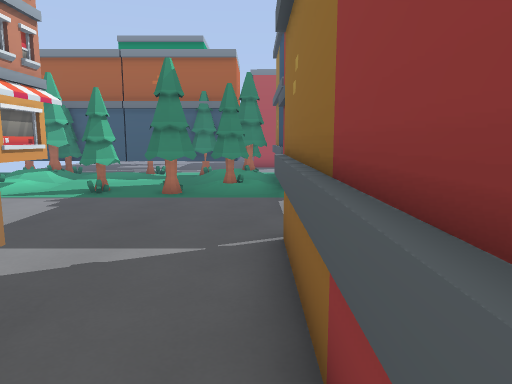
view 1 (above)

24 first-person views from a walk through a Godot game level. The camera is 1.5 m above the floor, tilts 8° down and sees 70° across. The floor is counted in squares, 1 m on a side. Each view is taken from the middle of a square. On the plan, view 1 faces up. The plan holds only what a view shows up to about 16 squares ahead; the rest is blank. The place goes on beyond the plan.

view 2
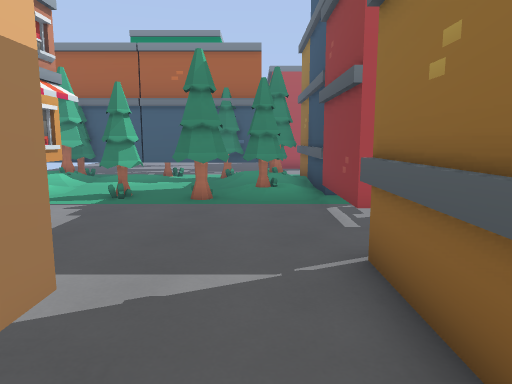

view 3
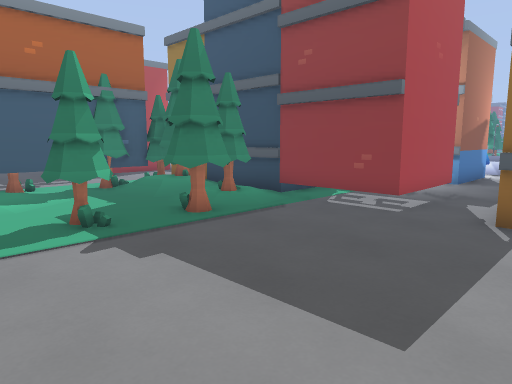

view 4
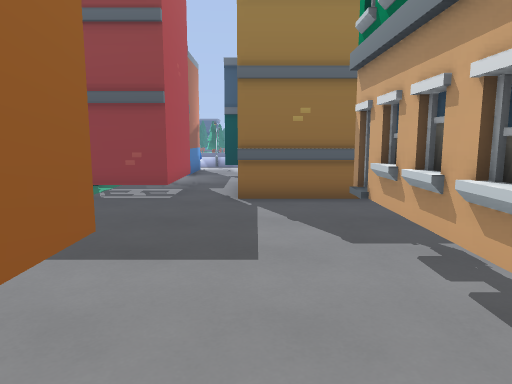

view 5
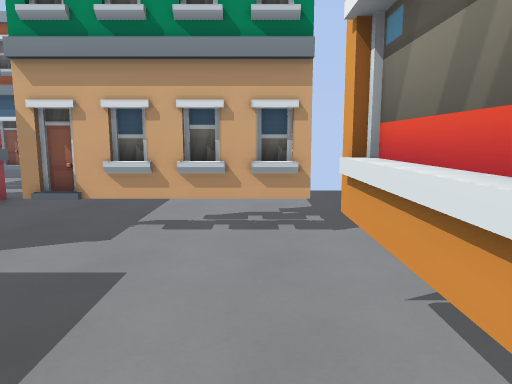

view 6
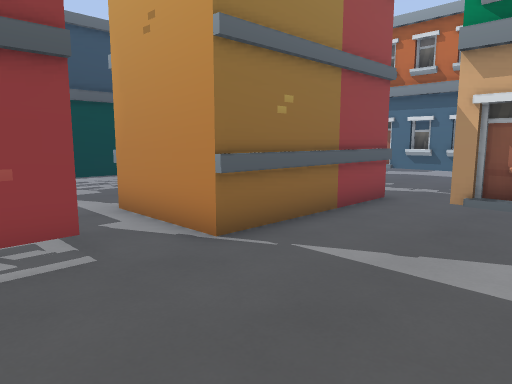

view 7
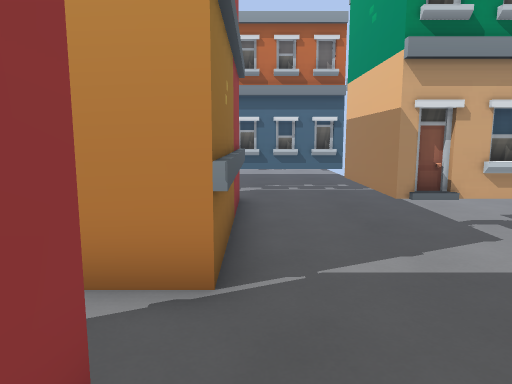

view 8
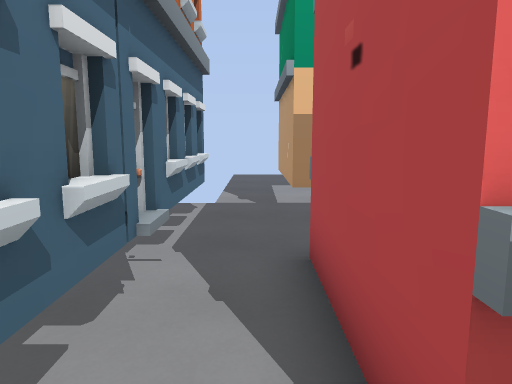

view 9
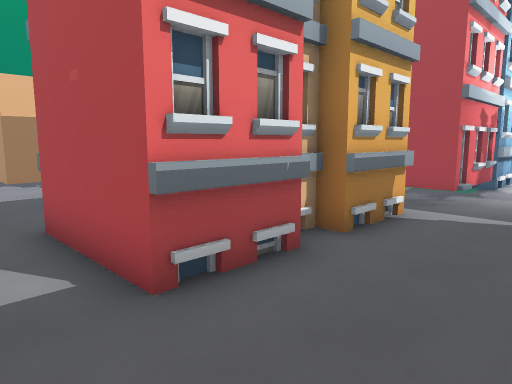

view 10
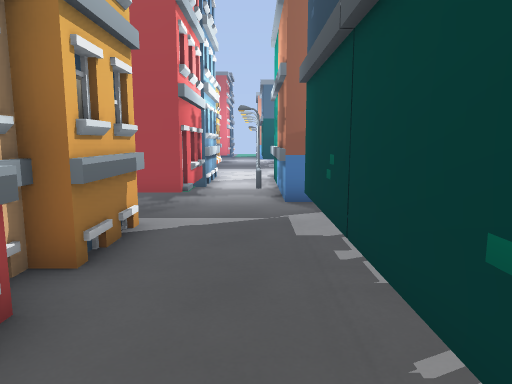

view 11
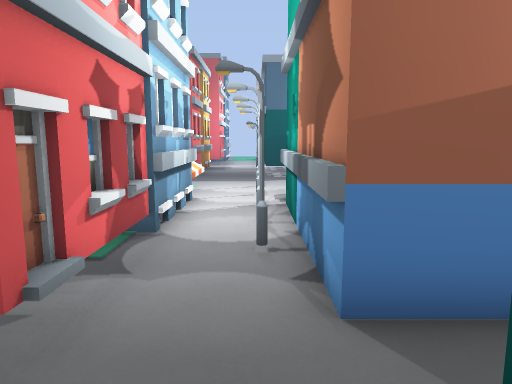

view 12
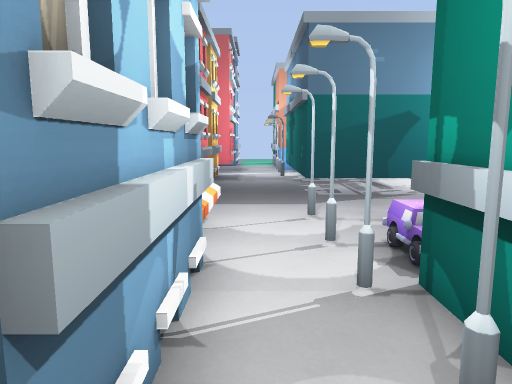

view 13
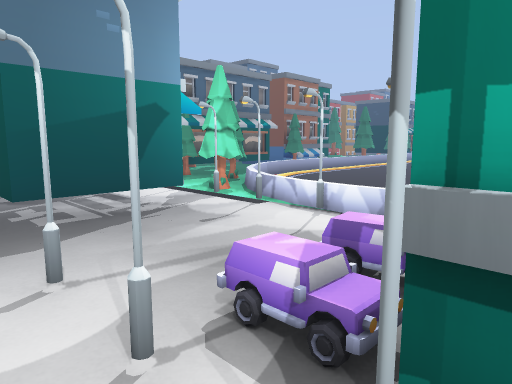

view 14
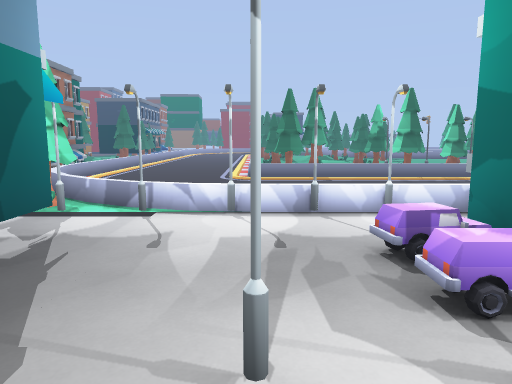

view 15
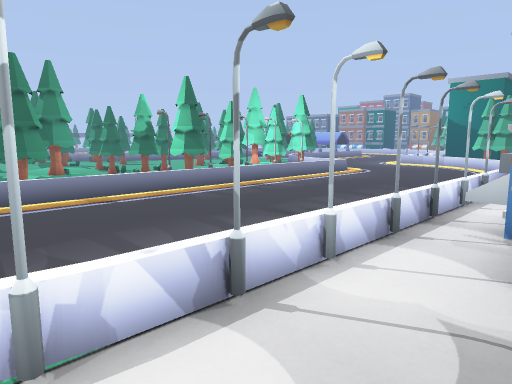

view 16
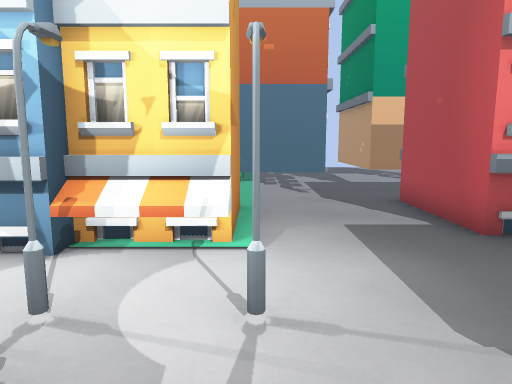

view 17
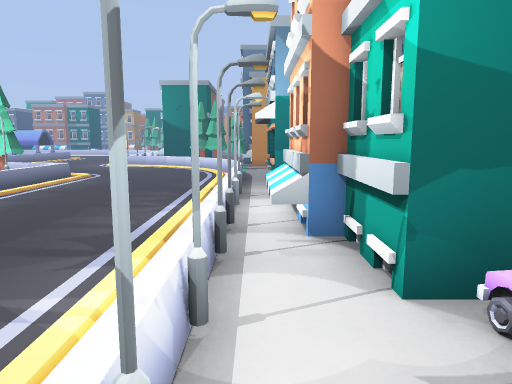

view 18
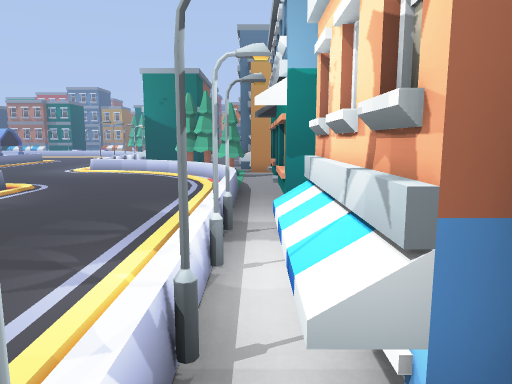

view 19
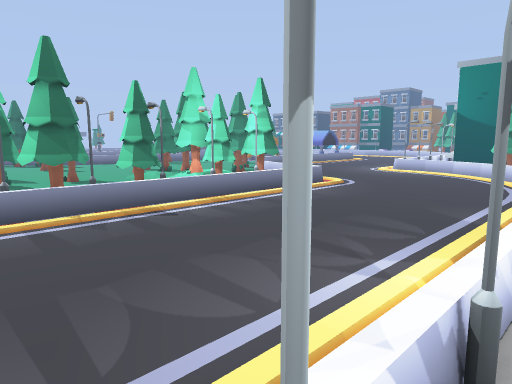

view 20
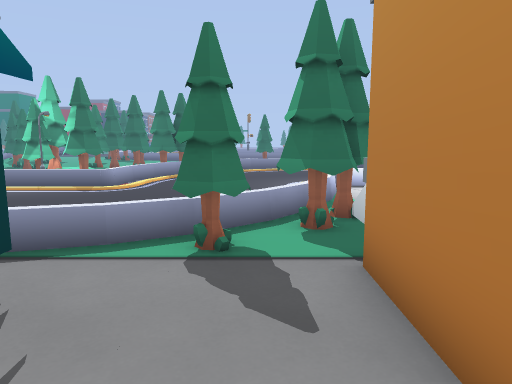

view 21
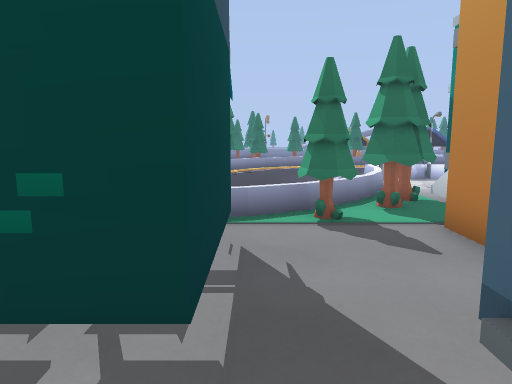

view 22
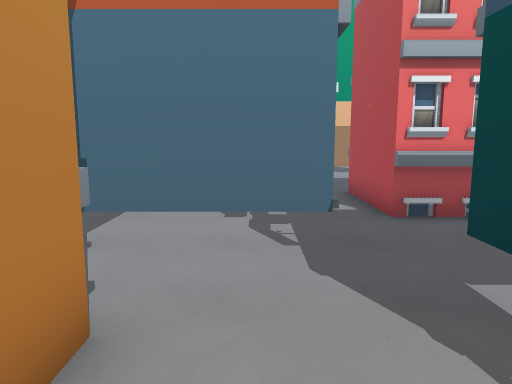

view 23
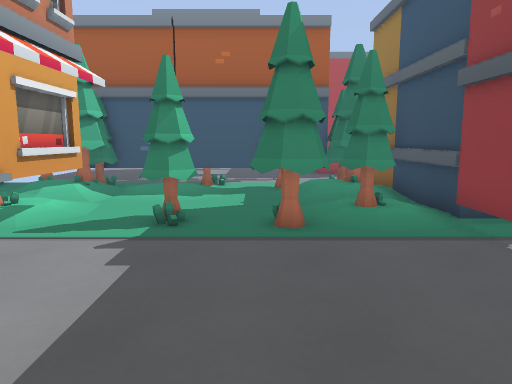

view 24
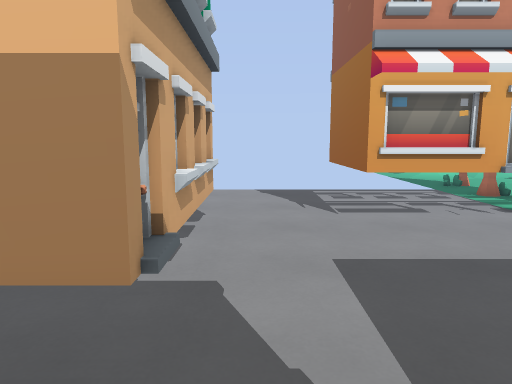

### Floor plan
Key: @ floor where view 1 was taken; # wall or solid block; x gap in a wall; . main floor; : floor 0.25 m higher than the main floor; + floor 0.5 m higher than the main floor; / step, stairs or slope; = window, fence, low wall or low ledge; ^ raised ledge; S streetlight; O other object.
Columns run from 12 left of view 1 to 28 right of it. Each row starts with its distance up from view 1.
 23                #...#    .##==
 22          #     #...#   .##=  ....
 21      #####..####...####S##  .....
 20      ...................==  .....
 19            #...........S#   .....
 18            #...........S.    ....
 17            #......S...... .....=
 16     #############......S= .....=###
 15   ###.::..####  #.SOO...=......=###
 14    +#/::../###  #......S=.....== +#
 13    ///....///#  #.S###..=.....==
 12      #...../:#  #.S###.S=.....==
 11 #.#  #.#x###x#  #..# ##S=......=S##  #
 10 ..#  #...##..#  #.S#  #^=......#S   ....
  9  .   #.......#  #..#  #S=......=#   .....
  8  .   #.......####..####x=......=S   .#...
  7  .   #.................S=.....==    ....
  6  .####.............#  #.=.....==S   ...
  5  ............####..#  #.=......=### /#
  4  ............# ##..#  #.=......=O#+ /#
  3  ....#####...####..#  #.=......=##
  2     .    #...#  #..#  #........==
  1     .    #...#  #..#  #...........=#
  0  ....#####..@####..####.=..........
 -1  .......................==........
 -2          .#########.....#=........
 -3                   #.....##=.........
 -4                   #......###=  .....
 -5                   #.####^.##====

Positions as (right, up) in squares from view 1, and headings:
1: (0, 0), facing up
2: (-1, 1), facing up
3: (-7, 4), facing up-right
4: (-9, 5), facing right
5: (-6, 9), facing down
6: (-4, 9), facing down-right
7: (0, 9), facing down
8: (5, -1), facing left
9: (7, -2), facing up-left
10: (6, -1), facing up
11: (6, 5), facing up
12: (5, 10), facing up
13: (5, 13), facing up-right
14: (4, 17), facing right
15: (9, 18), facing down-right
16: (9, 17), facing left
17: (11, 17), facing down
18: (11, 13), facing down
19: (11, 13), facing down-right
20: (7, -3), facing right
21: (5, -1), facing right
22: (11, -3), facing left
23: (-3, 4), facing up
24: (0, 4), facing left
